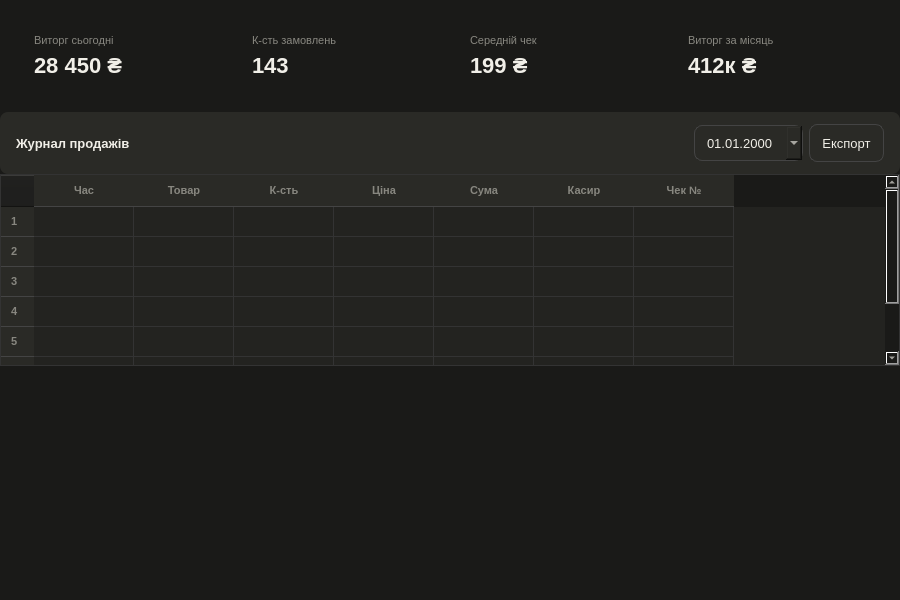
<?xml version="1.0" encoding="UTF-8"?>
<ui version="4.0">
 <class>SalesWidget</class>
 <widget class="QWidget" name="SalesWidget">
  <property name="geometry">
   <rect><x>0</x><y>0</y><width>900</width><height>600</height></rect>
  </property>
  <property name="windowTitle"><string>Продажі</string></property>
  <property name="toolTip"><string>Вікно журналу продажів та аналітики</string></property>
  <property name="styleSheet">
   <string>QWidget { background-color: #1a1a18; color: #f1efe8; font-family: 'Segoe UI'; font-size: 13px; }
QFrame#card { background-color: #232320; border: 1px solid #333; border-radius: 8px; }
QTableWidget { background-color: #232320; border: 1px solid #333; gridline-color: #333; }
QHeaderView::section { background-color: #2a2a26; color: #888780; font-size: 11px; font-weight: bold; padding: 6px 10px; border: none; border-bottom: 1px solid #444; }
QTableWidget::item { padding: 6px 10px; }
QTableWidget::item:selected { background-color: #3a3a36; }
QPushButton { background-color: #232320; color: #f1efe8; border: 1px solid #444; border-radius: 6px; padding: 5px 12px; min-height: 26px; }
QPushButton:hover { background-color: #3a3a36; border-color: #EF9F27; }
QDateEdit { background-color: #232320; color: #f1efe8; border: 1px solid #444; border-radius: 6px; padding: 4px 10px; min-height: 26px; }</string>
  </property>

  <layout class="QVBoxLayout" name="mainLayout">
   <property name="spacing"><number>0</number></property>
   <property name="margin"><number>0</number></property>

   <item>
    <layout class="QHBoxLayout" name="metricsLayout">
     <property name="spacing"><number>12</number></property>
     <property name="margin"><number>20</number></property>

     <item>
      <widget class="QFrame" name="c1">
       <property name="objectName"><string>card</string></property>
       <property name="toolTip"><string>Загальний виторг магазину за сьогодні</string></property>
       <layout class="QVBoxLayout"><property name="margin"><number>14</number></property>
        <item><widget class="QLabel"><property name="text"><string>Виторг сьогодні</string></property>
         <property name="styleSheet"><string>color:#888780; font-size:11px;</string></property></widget></item>
        <item><widget class="QLabel" name="lblRevToday"><property name="text"><string>28 450 ₴</string></property>
         <property name="styleSheet"><string>color:#f1efe8; font-size:22px; font-weight:500;</string></property></widget></item>
       </layout>
      </widget>
     </item>

     <item>
      <widget class="QFrame" name="c2">
       <property name="objectName"><string>card</string></property>
       <property name="toolTip"><string>Кількість транзакцій (замовлень) за сьогодні</string></property>
       <layout class="QVBoxLayout"><property name="margin"><number>14</number></property>
        <item><widget class="QLabel"><property name="text"><string>К-сть замовлень</string></property>
         <property name="styleSheet"><string>color:#888780; font-size:11px;</string></property></widget></item>
        <item><widget class="QLabel" name="lblOrders"><property name="text"><string>143</string></property>
         <property name="styleSheet"><string>color:#f1efe8; font-size:22px; font-weight:500;</string></property></widget></item>
       </layout>
      </widget>
     </item>

     <item>
      <widget class="QFrame" name="c3">
       <property name="objectName"><string>card</string></property>
       <property name="toolTip"><string>Середня сума однієї транзакції за сьогодні</string></property>
       <layout class="QVBoxLayout"><property name="margin"><number>14</number></property>
        <item><widget class="QLabel"><property name="text"><string>Середній чек</string></property>
         <property name="styleSheet"><string>color:#888780; font-size:11px;</string></property></widget></item>
        <item><widget class="QLabel" name="lblAvg"><property name="text"><string>199 ₴</string></property>
         <property name="styleSheet"><string>color:#f1efe8; font-size:22px; font-weight:500;</string></property></widget></item>
       </layout>
      </widget>
     </item>

     <item>
      <widget class="QFrame" name="c4">
       <property name="objectName"><string>card</string></property>
       <property name="toolTip"><string>Загальний виторг за поточний місяць</string></property>
       <layout class="QVBoxLayout"><property name="margin"><number>14</number></property>
        <item><widget class="QLabel"><property name="text"><string>Виторг за місяць</string></property>
         <property name="styleSheet"><string>color:#888780; font-size:11px;</string></property></widget></item>
        <item><widget class="QLabel" name="lblRevMonth"><property name="text"><string>412к ₴</string></property>
         <property name="styleSheet"><string>color:#f1efe8; font-size:22px; font-weight:500;</string></property></widget></item>
       </layout>
      </widget>
     </item>

    </layout>
   </item>

   <item>
    <widget class="QFrame" name="tableCard">
     <property name="objectName"><string>card</string></property>
     <property name="toolTip"><string>Журнал усіх продажів за обраний день</string></property>
     <layout class="QVBoxLayout">
      <property name="spacing"><number>0</number></property>
      <property name="margin"><number>0</number></property>

      <item>
       <widget class="QWidget" name="tableHeader">
        <property name="styleSheet"><string>background-color:#2a2a26; border-radius:8px 8px 0 0;</string></property>
        <layout class="QHBoxLayout">
         <property name="leftMargin"><number>16</number></property><property name="rightMargin"><number>16</number></property>
         <property name="topMargin"><number>12</number></property><property name="bottomMargin"><number>12</number></property>
         <item><widget class="QLabel"><property name="text"><string>Журнал продажів</string></property>
          <property name="styleSheet"><string>color:#f1efe8; font-size:13px; font-weight:500;</string></property></widget></item>
          <item>
           <spacer name="horizontalSpacer">
            <property name="orientation">
             <enum>Qt::Horizontal</enum>
            </property>
            <property name="sizeHint" stdset="0">
             <size>
              <width>40</width>
              <height>20</height>
             </size>
            </property>
           </spacer>
          </item>
         <item>
          <widget class="QDateEdit" name="dateFilter">
           <property name="toolTip"><string>Оберіть дату для фільтрації журналу продажів</string></property>
           <property name="calendarPopup"><bool>true</bool></property>
           <property name="fixedWidth"><number>130</number></property>
           <property name="displayFormat"><string>dd.MM.yyyy</string></property>
          </widget>
         </item>
         <item>
          <widget class="QPushButton" name="btnExport">
           <property name="text"><string>Експорт</string></property>
           <property name="toolTip"><string>Експортувати журнал продажів у файл CSV або Excel</string></property>
           <property name="fixedWidth"><number>90</number></property>
          </widget>
         </item>
        </layout>
       </widget>
      </item>

      <item>
       <widget class="QTableWidget" name="tableSales">
        <property name="toolTip"><string>Список транзакцій: час, товар, кількість, ціна, сума, касир, чек</string></property>
        <property name="columnCount"><number>7</number></property>
        <property name="rowCount"><number>7</number></property>
        <property name="showGrid"><bool>true</bool></property>
        <property name="selectionBehavior"><enum>QAbstractItemView::SelectRows</enum></property>
        <property name="editTriggers"><set>QAbstractItemView::NoEditTriggers</set></property>
        <column><property name="text"><string>Час</string></property></column>
        <column><property name="text"><string>Товар</string></property></column>
        <column><property name="text"><string>К-сть</string></property></column>
        <column><property name="text"><string>Ціна</string></property></column>
        <column><property name="text"><string>Сума</string></property></column>
        <column><property name="text"><string>Касир</string></property></column>
        <column><property name="text"><string>Чек №</string></property></column>
        <row/><row/><row/><row/><row/><row/><row/>
       </widget>
      </item>

     </layout>
    </widget>
   </item>

<item>
 <spacer name="verticalSpacer">
  <property name="orientation">
   <enum>Qt::Vertical</enum>
  </property>
  <property name="sizeHint" stdset="0">
   <size>
    <width>20</width>
    <height>40</height>
   </size>
  </property>
 </spacer>
</item>
  </layout>
 </widget>
 <resources/>
 <connections/>
</ui>
